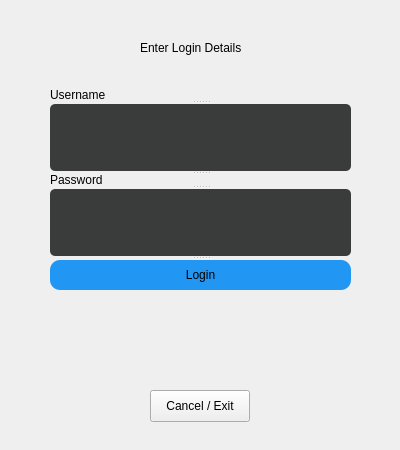
<?xml version="1.0" encoding="UTF-8"?>
<ui version="4.0">
 <class>Login</class>
 <widget class="QWidget" name="Login">
  <property name="geometry">
   <rect>
    <x>0</x>
    <y>0</y>
    <width>400</width>
    <height>450</height>
   </rect>
  </property>
  <property name="sizePolicy">
   <sizepolicy hsizetype="Preferred" vsizetype="Preferred">
    <horstretch>0</horstretch>
    <verstretch>0</verstretch>
   </sizepolicy>
  </property>
  <property name="minimumSize">
   <size>
    <width>400</width>
    <height>450</height>
   </size>
  </property>
  <property name="maximumSize">
   <size>
    <width>400</width>
    <height>450</height>
   </size>
  </property>
  <property name="windowTitle">
   <string>Form</string>
  </property>
  <widget class="QSplitter" name="splitter">
   <property name="geometry">
    <rect>
     <x>50</x>
     <y>90</y>
     <width>301</width>
     <height>200</height>
    </rect>
   </property>
   <property name="minimumSize">
    <size>
     <width>0</width>
     <height>200</height>
    </size>
   </property>
   <property name="maximumSize">
    <size>
     <width>16777215</width>
     <height>154</height>
    </size>
   </property>
   <property name="orientation">
    <enum>Qt::Vertical</enum>
   </property>
   <widget class="QLabel" name="label_2">
    <property name="maximumSize">
     <size>
      <width>16777215</width>
      <height>10</height>
     </size>
    </property>
    <property name="text">
     <string>Username</string>
    </property>
   </widget>
   <widget class="QLineEdit" name="txt_username">
    <property name="sizePolicy">
     <sizepolicy hsizetype="Ignored" vsizetype="Fixed">
      <horstretch>0</horstretch>
      <verstretch>0</verstretch>
     </sizepolicy>
    </property>
    <property name="minimumSize">
     <size>
      <width>0</width>
      <height>25</height>
     </size>
    </property>
    <property name="styleSheet">
     <string notr="true">border: 0px solid;
border-radius:5px;
background-color:rgb(58, 59, 59);

padding: 10px 10px 10px 10px;</string>
    </property>
    <property name="alignment">
     <set>Qt::AlignLeading|Qt::AlignLeft|Qt::AlignVCenter</set>
    </property>
   </widget>
   <widget class="QLabel" name="label_3">
    <property name="maximumSize">
     <size>
      <width>16777215</width>
      <height>10</height>
     </size>
    </property>
    <property name="text">
     <string>Password</string>
    </property>
   </widget>
   <widget class="QLineEdit" name="txt_password">
    <property name="minimumSize">
     <size>
      <width>0</width>
      <height>25</height>
     </size>
    </property>
    <property name="styleSheet">
     <string notr="true">border: 0px solid;
border-radius:5px;
background-color:rgb(58, 59, 59);

padding: 10px 10px 10px 10px;</string>
    </property>
    <property name="echoMode">
     <enum>QLineEdit::Password</enum>
    </property>
    <property name="alignment">
     <set>Qt::AlignLeading|Qt::AlignLeft|Qt::AlignVCenter</set>
    </property>
    <property name="placeholderText">
     <string/>
    </property>
   </widget>
   <widget class="QPushButton" name="btn_login">
    <property name="minimumSize">
     <size>
      <width>0</width>
      <height>30</height>
     </size>
    </property>
    <property name="cursor">
     <cursorShape>PointingHandCursor</cursorShape>
    </property>
    <property name="styleSheet">
     <string notr="true">border: 0px solid; 
border-radius:10px;
background-color: #2196F3</string>
    </property>
    <property name="text">
     <string>Login</string>
    </property>
   </widget>
  </widget>
  <widget class="QLabel" name="lbl_status">
   <property name="geometry">
    <rect>
     <x>0</x>
     <y>340</y>
     <width>400</width>
     <height>31</height>
    </rect>
   </property>
   <property name="maximumSize">
    <size>
     <width>400</width>
     <height>16777215</height>
    </size>
   </property>
   <property name="styleSheet">
    <string notr="true">color: #cc0000;</string>
   </property>
   <property name="text">
    <string/>
   </property>
   <property name="alignment">
    <set>Qt::AlignCenter</set>
   </property>
  </widget>
  <widget class="QPushButton" name="btn_cancel">
   <property name="geometry">
    <rect>
     <x>150</x>
     <y>390</y>
     <width>100</width>
     <height>32</height>
    </rect>
   </property>
   <property name="cursor">
    <cursorShape>PointingHandCursor</cursorShape>
   </property>
   <property name="text">
    <string>Cancel / Exit</string>
   </property>
  </widget>
  <widget class="QLabel" name="label">
   <property name="geometry">
    <rect>
     <x>140</x>
     <y>40</y>
     <width>111</width>
     <height>16</height>
    </rect>
   </property>
   <property name="text">
    <string>Enter Login Details</string>
   </property>
  </widget>
 </widget>
 <resources/>
 <connections/>
</ui>
